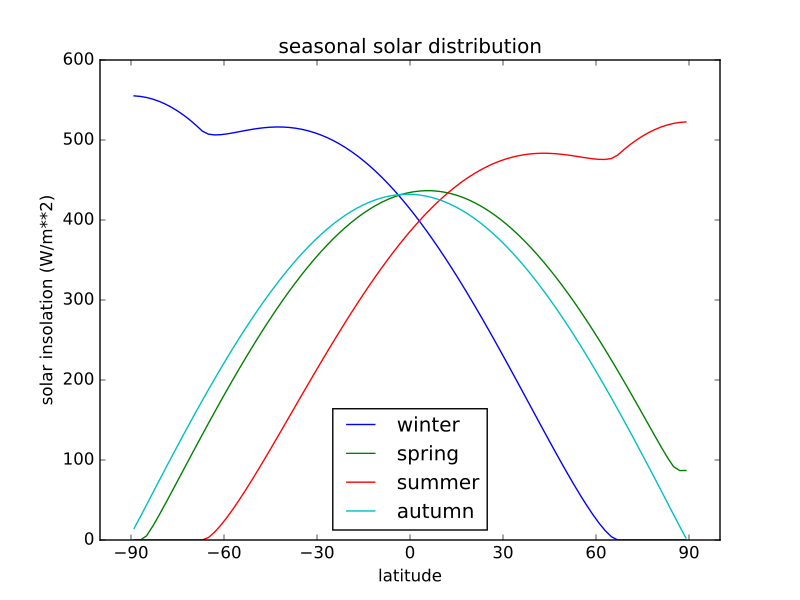

Generate this figure with Python:
import climlab
from climlab.utils import constants as const
import numpy as np
import matplotlib.pyplot as plt

# creating model
model = climlab.EBM_seasonal()
model.step_forward()

solar = model.subprocess['insolation'].insolation

# plot
fig = plt.figure()
ax = fig.add_subplot(111)

season_days = const.days_per_year/4

for season in ['winter','spring','summer','autumn']:
    ax.plot(model.lat, solar, label=season)
    model.integrate_days(season_days)

ax.set_title('seasonal solar distribution')
ax.set_xlabel('latitude')
ax.set_xticks([-90,-60,-30,0,30,60,90])
ax.set_ylabel('solar insolation (W/m**2)')
ax.legend(loc='best')
plt.show()
